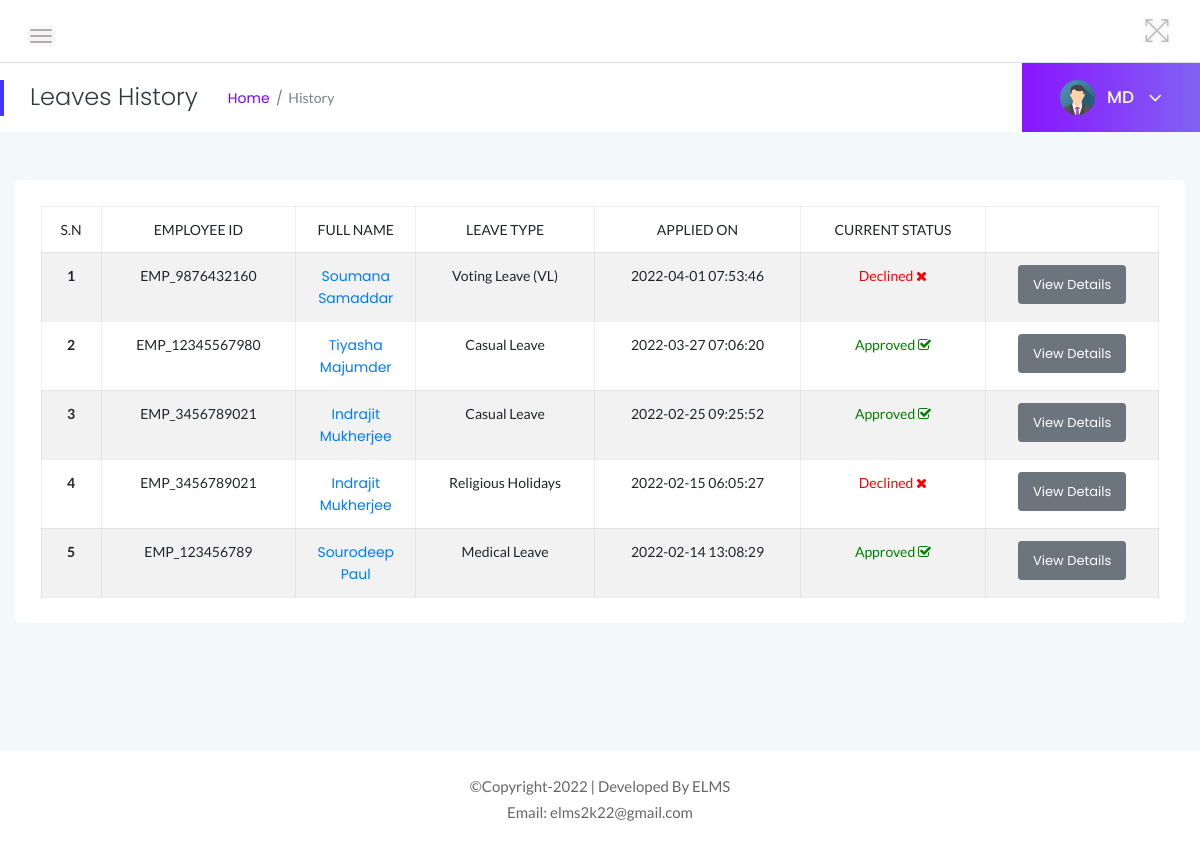
The app's page /MD/leave-history.php (signed in), older data.
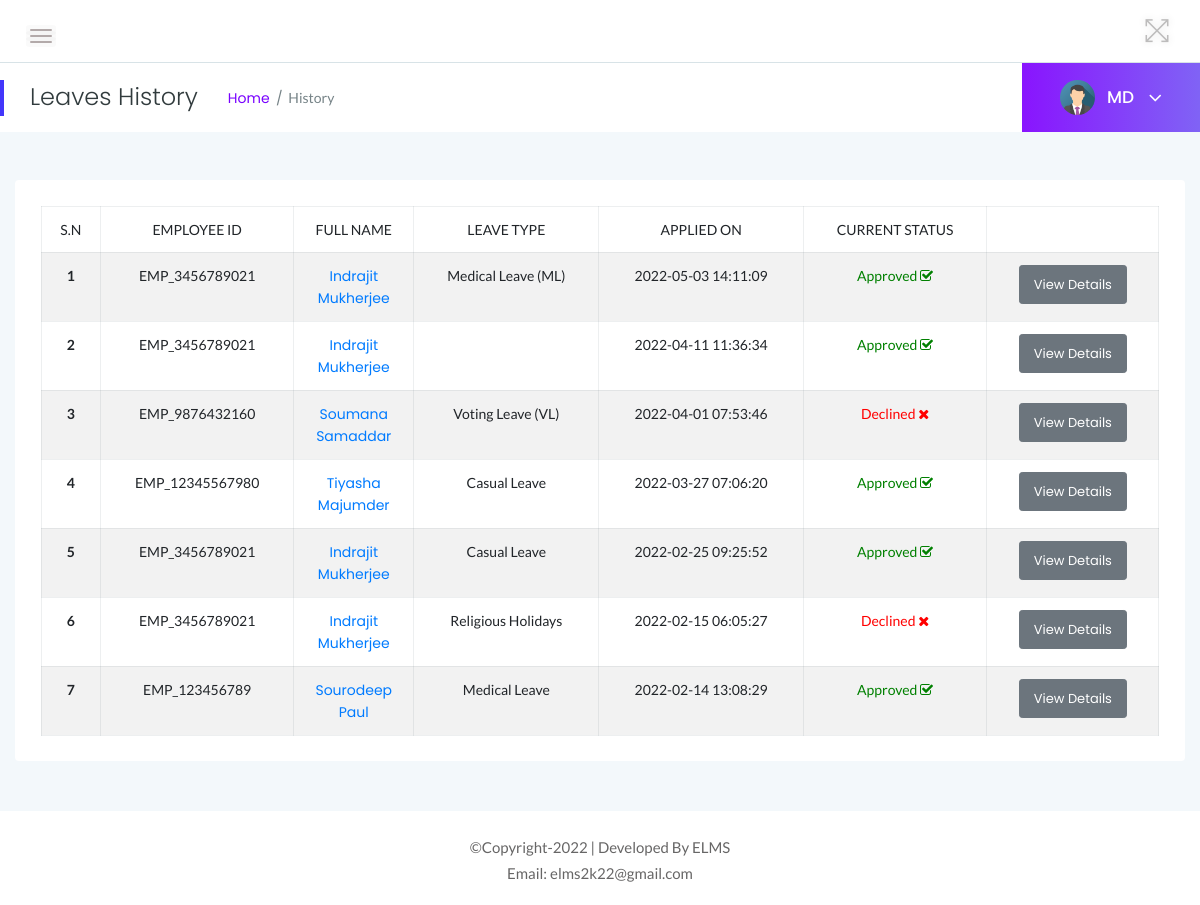
The same page, newer data.
### tables this page shows
CREATE TABLE `tblleaves` (
  `id` int(11) NOT NULL,
  `LeaveType` varchar(110) NOT NULL,
  `ToDate` varchar(120) NOT NULL,
  `FromDate` varchar(120) NOT NULL,
  `Description` mediumtext NOT NULL,
  `PostingDate` timestamp NOT NULL DEFAULT current_timestamp(),
  `MDRemark` mediumtext DEFAULT NULL,
  `MDRemarkDate` varchar(120) DEFAULT NULL,
  `Status` int(1) NOT NULL,
  `IsRead` int(1) NOT NULL,
  `empid` int(11) DEFAULT NULL
);

CREATE TABLE `tblemployees` (
  `id` int(11) NOT NULL,
  `EmpId` varchar(100) NOT NULL,
  `FirstName` varchar(150) NOT NULL,
  `LastName` varchar(150) NOT NULL,
  `EmailId` varchar(200) NOT NULL,
  `Password` varchar(180) NOT NULL,
  `Gender` varchar(100) NOT NULL,
  `Dob` varchar(100) NOT NULL,
  `Department` varchar(255) NOT NULL,
  `Address` varchar(255) NOT NULL,
  `City` varchar(200) NOT NULL,
  `Country` varchar(150) NOT NULL,
  `Phonenumber` char(11) NOT NULL,
  `Status` int(1) NOT NULL,
  `RegDate` timestamp NOT NULL DEFAULT current_timestamp()
);

### MD/leave-history.php (the view, shortened to what the changed rows need)
<?php
    include('../includes/dbconn.php');
    if(strlen($_SESSION['alogin'])==0){
        header('location:index.php');
    } else {
 ?>
<!doctype html>
<html class="no-js" lang="en">
<head>
    <link rel="stylesheet" href="../assets/css/bootstrap.min.css">
    <link rel="stylesheet" href="../assets/css/font-awesome.min.css">
    <link rel="stylesheet" href="../assets/css/themify-icons.css">
    <link rel="stylesheet" href="../assets/css/metisMenu.css">
    <link rel="stylesheet" href="../assets/css/owl.carousel.min.css">
    <link rel="stylesheet" href="../assets/css/slicknav.min.css">
    <link rel="stylesheet" href="https://www.amcharts.com/lib/3/plugins/export/export.css" type="text/css" media="all" />
    <link rel="stylesheet" type="text/css" href="https://cdn.datatables.net/1.10.19/css/jquery.dataTables.css">
    <link rel="stylesheet" type="text/css" href="https://cdn.datatables.net/1.10.18/css/dataTables.bootstrap4.min.css">
    <link rel="stylesheet" type="text/css" href="https://cdn.datatables.net/responsive/2.2.3/css/responsive.bootstrap.min.css">
    <link rel="stylesheet" type="text/css" href="https://cdn.datatables.net/responsive/2.2.3/css/responsive.jqueryui.min.css">
    <link rel="stylesheet" href="../assets/css/typography.css">
    <link rel="stylesheet" href="../assets/css/default-css.css">
    <link rel="stylesheet" href="../assets/css/styles.css">
    <link rel="stylesheet" href="../assets/css/responsive.css">
</head>
<body>
    <div class="page-container">
        <div class="main-content">
            <div class="main-content-inner">
                <div class="row">
                                <div class="col-12 mt-5">
                                    <div class="card">
                                        <div class="card-body">
                                        <div class="single-table">
                                            <div class="table-responsive">
                                                <table class="table table-hover table-striped table-bordered progress-table text-center">
                                                <thead class="text-uppercase">
                                                <tr>
                                                        <td>S.N</td>
                                                        <td>Employee ID</td>
                                                        <td width="120">Full Name</td>
                                                        <td>Leave Type</td>
                                                        <td>Applied On</td>
                                                        <td>Current Status</td>
                                                        <td></td>
                                                    </tr>
                                                </thead>
                                                <tbody>
                                                <?php
                                                    $sql = "SELECT tblleaves.id as lid,tblemployees.FirstName,tblemployees.LastName,tblemployees.EmpId,tblemployees.id,tblleaves.LeaveType,tblleaves.PostingDate,tblleaves.Status from tblleaves join tblemployees on tblleaves.empid=tblemployees.id order by lid desc";
                                                    $query = $dbh -> prepare($sql);
                                                    $query->execute();
                                                    $results=$query->fetchAll(PDO::FETCH_OBJ);
                                                    $cnt=1;
                                                    if($query->rowCount() > 0){
                                                    foreach($results as $result)
                                                    {
                                                ?>
                                        <tr>
                                            <td> <b><?php echo htmlentities($cnt);?></b></td>
                                            <td><?php echo htmlentities($result->EmpId);?></td>
                                            <td><a href="update-employee.php?empid=<?php echo htmlentities($result->id);?>" target="_blank"><?php echo htmlentities($result->FirstName." ".$result->LastName);?></a></td>
                                            <td><?php echo htmlentities($result->LeaveType);?></td>
                                            <td><?php echo htmlentities($result->PostingDate);?></td>
                                            <td><?php $stats=$result->Status;
                                            if($stats==1){
                                             ?>
                                                 <span style="color: green">Approved <i class="fa fa-check-square-o"></i></span>
                                                 <?php } if($stats==2)  { ?>
                                                <span style="color: red">Declined <i class="fa fa-times"></i></span>
                                                 <?php } if($stats==0)  { ?>
                                            <span style="color: blue">Pending <i class="fa fa-spinner"></i></span>
                                            <?php } ?>
                                             </td>
                                            <td><a href="employeeLeave-details.php?leaveid=<?php echo htmlentities($result->lid);?>" class="btn btn-secondary btn-sm">View Details</a></td>
                                            </tr>
                                                <?php $cnt++;} }?>
                                            </tbody>
                                                </table>
                                            </div>
                                        </div>
                                        </div>
                                    </div>
                                </div>
                </div>
                </div>
            </div>
        </div>
</body>
</html>
<?php } ?>

Row changes from the older to the newer data that the page shows:
added tblleaves: tblemployees.EmpId "EMP_3456789021", tblemployees.FirstName+LastName "Indrajit Mukherjee", LeaveType "Medical Leave (ML)", PostingDate "2022-05-03 14:11:09", Status "Approved"
added tblleaves: tblemployees.EmpId "EMP_3456789021", tblemployees.FirstName+LastName "Indrajit Mukherjee", PostingDate "2022-04-11 11:36:34", Status "Approved"
